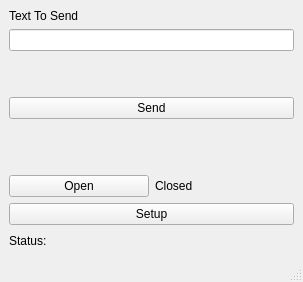
<?xml version="1.0" encoding="UTF-8"?>
<ui version="4.0">
 <class>WinkeyerMainWindow</class>
 <widget class="QMainWindow" name="WinkeyerMainWindow">
  <property name="geometry">
   <rect>
    <x>0</x>
    <y>0</y>
    <width>303</width>
    <height>282</height>
   </rect>
  </property>
  <property name="windowTitle">
   <string>WinkeyerMainWindow</string>
  </property>
  <widget class="QWidget" name="centralwidget">
   <layout class="QVBoxLayout" name="verticalLayout_3">
    <item>
     <layout class="QVBoxLayout" name="verticalLayout_2">
      <item>
       <widget class="QLabel" name="label">
        <property name="text">
         <string>Text To Send</string>
        </property>
       </widget>
      </item>
      <item>
       <widget class="QLineEdit" name="sendTextLineEdit"/>
      </item>
      <item>
       <spacer name="verticalSpacer_2">
        <property name="orientation">
         <enum>Qt::Vertical</enum>
        </property>
        <property name="sizeHint" stdset="0">
         <size>
          <width>20</width>
          <height>40</height>
         </size>
        </property>
       </spacer>
      </item>
     </layout>
    </item>
    <item>
     <layout class="QVBoxLayout" name="verticalLayout">
      <item>
       <widget class="QPushButton" name="sendPushButton">
        <property name="text">
         <string>Send</string>
        </property>
       </widget>
      </item>
      <item>
       <spacer name="verticalSpacer">
        <property name="orientation">
         <enum>Qt::Vertical</enum>
        </property>
        <property name="sizeHint" stdset="0">
         <size>
          <width>20</width>
          <height>40</height>
         </size>
        </property>
       </spacer>
      </item>
     </layout>
    </item>
    <item>
     <layout class="QHBoxLayout" name="horizontalLayout">
      <item>
       <widget class="QPushButton" name="openPushButton">
        <property name="text">
         <string>Open</string>
        </property>
       </widget>
      </item>
      <item>
       <widget class="QLabel" name="openStatusLabel">
        <property name="text">
         <string>Closed</string>
        </property>
       </widget>
      </item>
     </layout>
    </item>
    <item>
     <widget class="QPushButton" name="setupPushButton">
      <property name="text">
       <string>Setup</string>
      </property>
     </widget>
    </item>
    <item>
     <layout class="QHBoxLayout" name="horizontalLayout_2">
      <item>
       <widget class="QLabel" name="label_2">
        <property name="text">
         <string>Status:</string>
        </property>
       </widget>
      </item>
      <item>
       <widget class="QLabel" name="statusLabel">
        <property name="text">
         <string/>
        </property>
       </widget>
      </item>
      <item>
       <spacer name="horizontalSpacer">
        <property name="orientation">
         <enum>Qt::Horizontal</enum>
        </property>
        <property name="sizeHint" stdset="0">
         <size>
          <width>40</width>
          <height>20</height>
         </size>
        </property>
       </spacer>
      </item>
     </layout>
    </item>
   </layout>
  </widget>
  <widget class="QMenuBar" name="menubar">
   <property name="geometry">
    <rect>
     <x>0</x>
     <y>0</y>
     <width>303</width>
     <height>22</height>
    </rect>
   </property>
  </widget>
  <widget class="QStatusBar" name="statusbar"/>
 </widget>
 <resources/>
 <connections/>
</ui>
